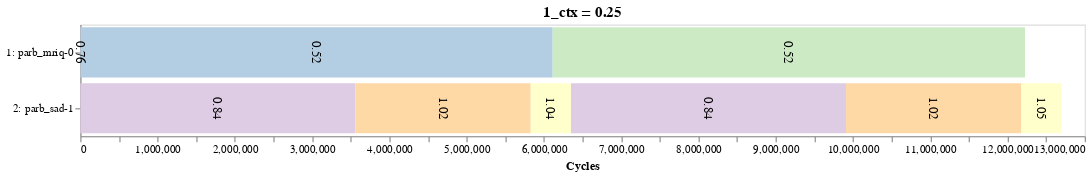
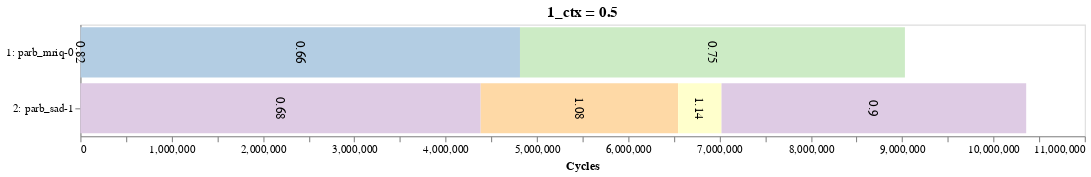
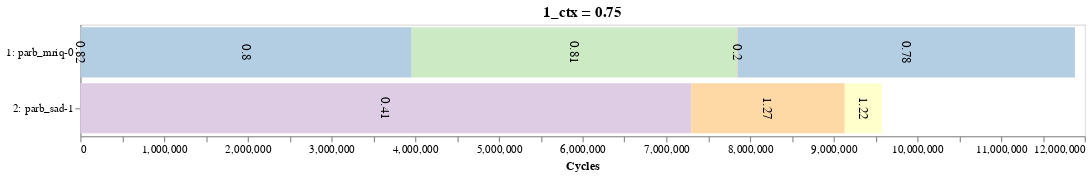

Notebook code cell kept with these figures, in order:
### Code cell
ctx_dd = widgets.Dropdown(options=uniq_pairs, value=uniq_pairs[0], description='Pair:')
ctx_btn = widgets.Button(description='Display', button_style='info')

def show_widgets_ctx():
    display(ctx_dd)
    display(ctx_btn)
    

def ctx_onclick(b):
    clear_output()
    show_widgets_ctx()
    
    apps = ctx_dd.value.split('+')
    df_apps = df_ctx[(df_ctx['1_bench'] == apps[0]) & (df_ctx['2_bench'] == apps[1])]
    df_apps = df_apps.sort_values('1_ctx')
    for rid, row in df_apps.iterrows():
        # Show actual timeline
        gen_altair.draw_altair_timeline(row, col_title='1_ctx').display()  
        # Print ctas/SM for each kernel in each app
        print(apps[0], ':', row['cta_quota'][1], 'CTAs/SM')
        print(apps[1], ':', row['cta_quota'][2], 'CTAs/SM')
        
        print('slowdown:', row['sld'])
        print('weighted speedup:', row['ws'])
        
        interference = lut_configs.get_ctx_matrix(apps, row, df_dynamic_index)
        
        if interference:
            headers = [const.gen_kernel_headers(apps[0]), const.gen_kernel_headers(apps[1])]
            lut_configs.pretty_print_matrix(apps, 'interference', interference, headers)

            # Predict app slowdown
            scaled_runtime, norm_ipc = lut_configs.predict_app(apps, interference, df_seq_index)
            row = pd.Series({'1_bench': apps[0], '2_bench': apps[1], 
                     'runtime': scaled_runtime, 'norm_ipc': norm_ipc})
    
            gen_altair.draw_altair_timeline(row, title='Prediction').display()  

        print('-' * 100)

show_widgets_ctx()
ctx_btn.on_click(ctx_onclick)

### Figure 1 — Vega-Lite specification as saved in the notebook (floating-point values rounded to 4 significant figures)
{"config": {"view": {"continuousWidth": 400, "continuousHeight": 300}, "axis": {"grid": false}, "header": {"titleColor": "black", "titleFontSize": 14}}, "layer": [{"mark": "bar", "encoding": {"color": {"type": "nominal", "field": "kernel", "legend": null, "scale": {"scheme": "pastel1"}}, "x": {"type": "quantitative", "field": "start", "title": "Cycles"}, "x2": {"field": "end"}, "y": {"type": "nominal", "field": "stream", "sort": null}}, "height": 100, "title": "1_ctx = 0.25", "width": 900}, {"mark": {"type": "text", "align": "center", "angle": 90, "baseline": "middle", "color": "black", "fontSize": 12}, "encoding": {"text": {"type": "quantitative", "field": "norm"}, "x": {"type": "quantitative", "field": "position"}, "y": {"type": "nominal", "field": "stream", "sort": null, "title": null}}}], "data": {"name": "data-4de94c40033b095bad901400ef8514f2"}, "$schema": "https://vega.github.io/schema/vega-lite/v4.8.1.json", "datasets": {"data-4de94c40033b095bad901400ef8514f2": [{"start": 0, "end": 1683, "stream": "1: parb_mriq-0", "kernel": "1:1", "position": 841.5, "norm": 0.76}, {"start": 1683, "end": 6113490, "stream": "1: parb_mriq-0", "kernel": "1:2", "position": 3058000.0, "norm": 0.52}, {"start": 6113490, "end": 12226896, "stream": "1: parb_mriq-0", "kernel": "1:3", "position": 9170000.0, "norm": 0.52}, {"start": 0, "end": 3559415, "stream": "2: parb_sad-1", "kernel": "2:1", "position": 1780000.0, "norm": 0.84}, {"start": 3559415, "end": 5829033, "stream": "2: parb_sad-1", "kernel": "2:2", "position": 4694000.0, "norm": 1.02}, {"start": 5829033, "end": 6350164, "stream": "2: parb_sad-1", "kernel": "2:3", "position": 6090000.0, "norm": 1.04}, {"start": 6350164, "end": 9910165, "stream": "2: parb_sad-1", "kernel": "2:1", "position": 8130000.0, "norm": 0.84}, {"start": 9910165, "end": 12179086, "stream": "2: parb_sad-1", "kernel": "2:2", "position": 11040000.0, "norm": 1.02}, {"start": 12179086, "end": 12697490, "stream": "2: parb_sad-1", "kernel": "2:3", "position": 12440000.0, "norm": 1.05}]}}

### Figure 2 — Vega-Lite specification as saved in the notebook (floating-point values rounded to 4 significant figures)
{"config": {"view": {"continuousWidth": 400, "continuousHeight": 300}, "axis": {"grid": false}, "header": {"titleColor": "black", "titleFontSize": 14}}, "layer": [{"mark": "bar", "encoding": {"color": {"type": "nominal", "field": "kernel", "legend": null, "scale": {"scheme": "pastel1"}}, "x": {"type": "quantitative", "field": "start", "title": "Cycles"}, "x2": {"field": "end"}, "y": {"type": "nominal", "field": "stream", "sort": null}}, "height": 100, "title": "1_ctx = 0.5", "width": 900}, {"mark": {"type": "text", "align": "center", "angle": 90, "baseline": "middle", "color": "black", "fontSize": 12}, "encoding": {"text": {"type": "quantitative", "field": "norm"}, "x": {"type": "quantitative", "field": "position"}, "y": {"type": "nominal", "field": "stream", "sort": null, "title": null}}}], "data": {"name": "data-affc8d7d3273da0a40c7953f228c0a5d"}, "$schema": "https://vega.github.io/schema/vega-lite/v4.8.1.json", "datasets": {"data-affc8d7d3273da0a40c7953f228c0a5d": [{"start": 0, "end": 1566, "stream": "1: parb_mriq-0", "kernel": "1:1", "position": 783.0, "norm": 0.82}, {"start": 1566, "end": 4814591, "stream": "1: parb_mriq-0", "kernel": "1:2", "position": 2408000.0, "norm": 0.66}, {"start": 4814591, "end": 9030415, "stream": "1: parb_mriq-0", "kernel": "1:3", "position": 6923000.0, "norm": 0.75}, {"start": 0, "end": 4384104, "stream": "2: parb_sad-1", "kernel": "2:1", "position": 2192000.0, "norm": 0.68}, {"start": 4384104, "end": 6546642, "stream": "2: parb_sad-1", "kernel": "2:2", "position": 5465000.0, "norm": 1.08}, {"start": 6546642, "end": 7022101, "stream": "2: parb_sad-1", "kernel": "2:3", "position": 6784000.0, "norm": 1.14}, {"start": 7022101, "end": 10358620, "stream": "2: parb_sad-1", "kernel": "2:1", "position": 8690000.0, "norm": 0.9}]}}

### Figure 3 — Vega-Lite specification as saved in the notebook (floating-point values rounded to 4 significant figures)
{"config": {"view": {"continuousWidth": 400, "continuousHeight": 300}, "axis": {"grid": false}, "header": {"titleColor": "black", "titleFontSize": 14}}, "layer": [{"mark": "bar", "encoding": {"color": {"type": "nominal", "field": "kernel", "legend": null, "scale": {"scheme": "pastel1"}}, "x": {"type": "quantitative", "field": "start", "title": "Cycles"}, "x2": {"field": "end"}, "y": {"type": "nominal", "field": "stream", "sort": null}}, "height": 100, "title": "1_ctx = 0.75", "width": 900}, {"mark": {"type": "text", "align": "center", "angle": 90, "baseline": "middle", "color": "black", "fontSize": 12}, "encoding": {"text": {"type": "quantitative", "field": "norm"}, "x": {"type": "quantitative", "field": "position"}, "y": {"type": "nominal", "field": "stream", "sort": null, "title": null}}}], "data": {"name": "data-998ed574db0b6a139b8db7614ab57ad4"}, "$schema": "https://vega.github.io/schema/vega-lite/v4.8.1.json", "datasets": {"data-998ed574db0b6a139b8db7614ab57ad4": [{"start": 0, "end": 1560, "stream": "1: parb_mriq-0", "kernel": "1:1", "position": 780.0, "norm": 0.82}, {"start": 1560, "end": 3958315, "stream": "1: parb_mriq-0", "kernel": "1:2", "position": 1980000.0, "norm": 0.8}, {"start": 3958315, "end": 7849051, "stream": "1: parb_mriq-0", "kernel": "1:3", "position": 5904000.0, "norm": 0.81}, {"start": 7849051, "end": 7855477, "stream": "1: parb_mriq-0", "kernel": "1:1", "position": 7852000.0, "norm": 0.2}, {"start": 7855477, "end": 11882488, "stream": "1: parb_mriq-0", "kernel": "1:2", "position": 9869000.0, "norm": 0.78}, {"start": 0, "end": 7297826, "stream": "2: parb_sad-1", "kernel": "2:1", "position": 3649000.0, "norm": 0.41}, {"start": 7297826, "end": 9132422, "stream": "2: parb_sad-1", "kernel": "2:2", "position": 8215000.0, "norm": 1.27}, {"start": 9132422, "end": 9575055, "stream": "2: parb_sad-1", "kernel": "2:3", "position": 9354000.0, "norm": 1.22}]}}
